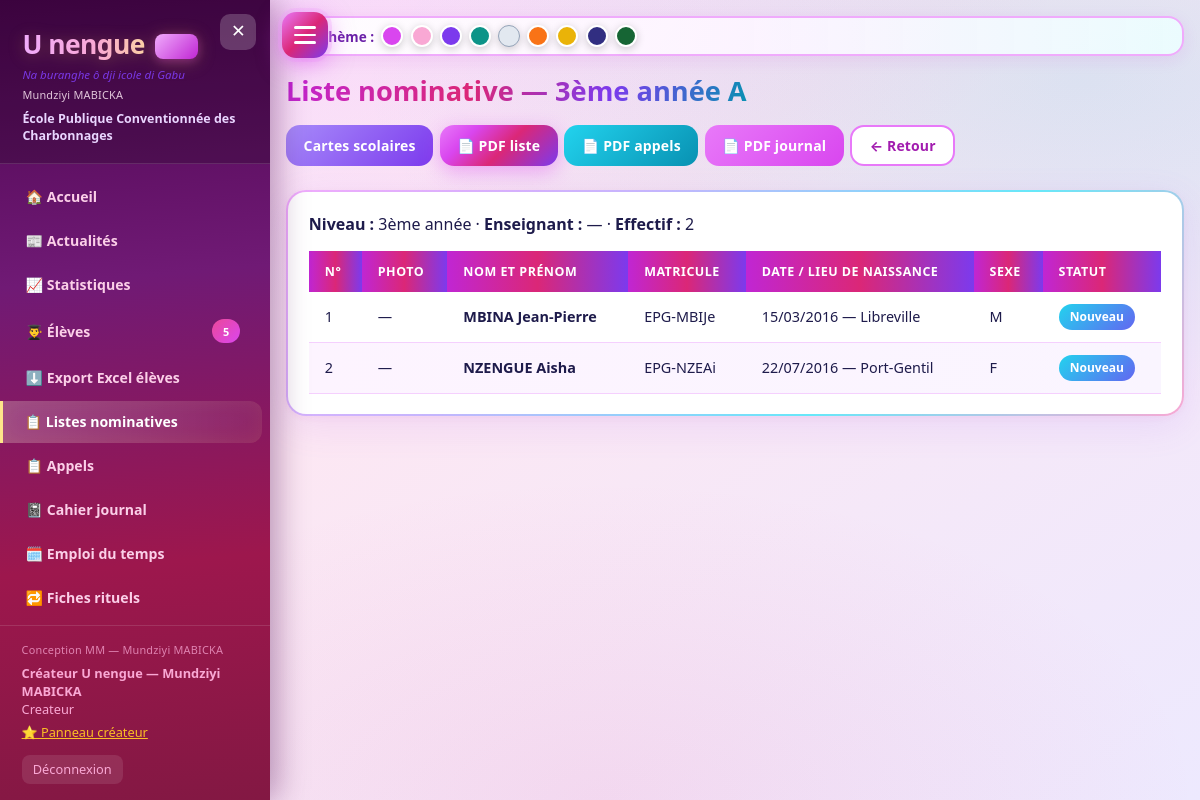
/listes/classe/11 (signed in), run on the app's committed database.
### app.py (models this page shows)
class SchoolSettings(db.Model):
    id = db.Column(db.Integer, primary_key=True)
    tenant_id = db.Column(db.Integer, db.ForeignKey('tenant.id'), nullable=True, index=True)
    school_name = db.Column(db.String(200), default='École Primaire')
    address = db.Column(db.String(300), default='')
    phone = db.Column(db.String(50), default='')
    email = db.Column(db.String(120), default='')
    province = db.Column(db.String(100), default='')
    circonscription = db.Column(db.String(100), default='')
    director_name = db.Column(db.String(120), default='')
    annee_scolaire = db.Column(db.String(20), default='2025-2026')
    sms_enabled = db.Column(db.Boolean, default=False)
    sms_provider = db.Column(db.String(50), default='twilio')  # twilio / manuel
    sms_account_sid = db.Column(db.String(120), default='')
    sms_auth_token = db.Column(db.String(120), default='')
    sms_from_number = db.Column(db.String(30), default='')
    smtp_enabled = db.Column(db.Boolean, default=False)
    smtp_host = db.Column(db.String(120), default='smtp.gmail.com')
    smtp_port = db.Column(db.Integer, default=587)
    smtp_user = db.Column(db.String(120), default='')
    smtp_password = db.Column(db.String(200), default='')
    smtp_from = db.Column(db.String(120), default='')
    smtp_use_tls = db.Column(db.Boolean, default=True)
    logo_path = db.Column(db.String(300), default='')
    logo2_path = db.Column(db.String(300), default='')
    logo3_path = db.Column(db.String(300), default='')
    logo4_path = db.Column(db.String(300), default='')

class ClassRoom(db.Model):
    id = db.Column(db.Integer, primary_key=True)
    tenant_id = db.Column(db.Integer, db.ForeignKey('tenant.id'), nullable=True, index=True)
    name = db.Column(db.String(80), nullable=False)
    level = db.Column(db.String(30))  # 1ère année ... 5ème année
    teacher = db.Column(db.String(120))
    students = db.relationship('Student', backref='classroom', lazy=True)

class Student(db.Model):
    id = db.Column(db.Integer, primary_key=True)
    tenant_id = db.Column(db.Integer, db.ForeignKey('tenant.id'), nullable=True, index=True)
    matricule = db.Column(db.String(50), unique=True)
    last_name = db.Column(db.String(80), nullable=False)
    first_name = db.Column(db.String(80), nullable=False)
    birth_date = db.Column(db.Date)
    birth_place = db.Column(db.String(150))  # Lieu de naissance
    gender = db.Column(db.String(10))
    class_id = db.Column(db.Integer, db.ForeignKey('class_room.id'))
    parent_name = db.Column(db.String(120))
    parent_phone = db.Column(db.String(50))
    parent_relation = db.Column(db.String(30), default='Père')
    address = db.Column(db.String(200))
    photo_path = db.Column(db.String(300))
    status = db.Column(db.String(20), default='Nouveau')  # Nouveau / Redoublant
    nationality = db.Column(db.String(50), default='Gabonaise')
    provenance = db.Column(db.String(50), default='meme_ecole')
    parent_pin = db.Column(db.String(20), default='')  # code espace parents
    is_handicapped = db.Column(db.Boolean, default=False)
    is_primal = db.Column(db.Boolean, default=False)  # Primaux arrivés
    cep_selected = db.Column(db.Boolean, default=False)
    cep_admis = db.Column(db.Boolean, default=False)
    annee_inscription = db.Column(db.String(20), default='2025-2026')
    created_at = db.Column(db.DateTime, default=datetime.utcnow)
    @property
    def full_name(self):
        return f"{self.last_name} {self.first_name}"

### app.py (the view)
@app.route('/listes/classe/<int:id>')
@login_required
def liste_classe(id):
    room = scoped_query(ClassRoom).get_or_404(id)
    tc = teacher_class_filter()
    if tc and tc != id:
        flash('Accès réservé à votre classe uniquement.', 'danger')
        return redirect(url_for('listes'))
    students = scoped_query(Student).filter_by(class_id=id).order_by(Student.last_name).all()
    return render_template('liste_classe.html', room=room, students=students)

### app.py (called while the page is built, shortened)
def login_required(f):
    @wraps(f)
    def decorated(*args, **kwargs):
        if 'user_id' not in session:
            flash('Veuillez vous connecter.', 'warning')
            return redirect(url_for('login'))
        return f(*args, **kwargs)
    return decorated

def scoped_query(model):
    q = model.query
    if not hasattr(model, 'tenant_id'):
        return q
    if session.get('is_creator') and not session.get('view_tenant_id'):
        return q  # créateur voit tout
    tid = current_tenant_id()
    if tid is None:
        return q.filter(model.tenant_id == -1)  # rien
    return q.filter(model.tenant_id == tid)

def teacher_class_filter():
    if session.get('role') == 'Enseignant':
        return session.get('class_id')
    return None

@app.before_request
def before_request_migrate():
    global _schema_ready

@app.context_processor
def inject_globals():
    try:
        settings = scoped_query(SchoolSettings).first()
        students_count = scoped_query(Student).count()
    except Exception:
        settings = None
        students_count = 0
    return dict(settings=settings, students_count=students_count,
                mastery_class=mastery_class, COMPETENCES=COMPETENCES,
                NIVEAUX=NIVEAUX, PALIERS=PALIERS,
                theme=session.get('theme', 'fuchsia'))

### templates/liste_classe.html (shortened to what this page needs)
{% extends "base.html" %}
{% block content %}
<div class="page-header">
    <h2>Liste nominative — {{ room.name }}</h2>
    <div class="btn-group">
        <a href="{{ url_for('cartes_classe', id=room.id) }}" class="btn btn-purple">Cartes scolaires</a>
        <a href="{{ url_for('classe_pdf', class_id=room.id) }}" class="btn btn-primary">📄 PDF liste</a>
        <a href="{{ url_for('appels_pdf', class_id=room.id) }}" class="btn btn-info">📄 PDF appels</a>
        <a href="{{ url_for('cahier_pdf', class_id=room.id) }}" class="btn btn-fuchsia">📄 PDF journal</a>
        <a href="{{ url_for('listes') }}" class="btn btn-outline">← Retour</a>
    </div>
</div>
<div class="card">
    <p style="margin-bottom:1rem"><strong>Niveau :</strong> {{ room.level }} · <strong>Enseignant :</strong> {{ room.teacher or '—' }} · <strong>Effectif :</strong> {{ students|length }}</p>
    <div class="table-wrap">
        <table>
            <thead><tr><th>N°</th><th>Photo</th><th>Nom et Prénom</th><th>Matricule</th><th>Date / Lieu de naissance</th><th>Sexe</th><th>Statut</th></tr></thead>
            <tbody>
            {% for s in students %}
            <tr>
                <td>{{ loop.index }}</td>
                <td>{% if s.photo_path %}<img src="{{ url_for('static', filename=s.photo_path) }}" style="width:36px;height:42px;object-fit:cover;border-radius:4px">{% else %}—{% endif %}</td>
                <td><strong>{{ s.full_name }}</strong></td>
                <td>{{ s.matricule or '—' }}</td>
                <td>{{ s.birth_date.strftime('%d/%m/%Y') if s.birth_date else '—' }} — {{ s.birth_place or '' }}</td>
                <td>{{ s.gender or '—' }}</td>
                <td><span class="badge badge-info">{{ s.status }}</span></td>
            </tr>
            {% else %}
            <tr><td colspan="7" style="text-align:center;padding:2rem">Aucun élève</td></tr>
            {% endfor %}
            </tbody>
        </table>
    </div>
</div>
{% endblock %}

### templates/base.html (shortened to what this page needs)
<!DOCTYPE html>
<html lang="fr" data-theme="{{ theme|default("fuchsia") }}">
<head>
    <link rel="stylesheet" href="{{ url_for('static', filename='css/style.css') }}">
</head>
<body>
    <button type="button" class="menu-fab" id="menuToggle" aria-label="Menu">
        <span></span><span></span><span></span>
    </button>
    <aside class="sidebar" id="sidebar">
        <div class="sidebar-header">
            <button type="button" class="menu-close" id="menuClose" aria-label="Fermer">✕</button>
            <h1>U nengue <span class="mm-badge">MM</span></h1>
            <div class="subtitle">Na buranghe ô dji icole di Gabu</div>
            <div class="mm-credit" style="opacity:0.85;margin-top:0.25rem">Mundziyi MABICKA</div>
            <div class="school-name">{{ settings.school_name if settings else 'École Primaire' }}</div>
        </div>
        <nav class="sidebar-nav">
            <a href="{{ url_for('dashboard') }}" class="nav-item {% if request.endpoint == 'dashboard' %}active{% endif %}">🏠 Accueil</a>
            <a href="{{ url_for('actualites') }}" class="nav-item {% if request.endpoint and 'actualite' in request.endpoint %}active{% endif %}">📰 Actualités</a>
            <a href="{{ url_for('statistiques') }}" class="nav-item {% if request.endpoint and 'statistique' in request.endpoint %}active{% endif %}">📈 Statistiques</a>
            <a href="{{ url_for('eleves') }}" class="nav-item {% if 'eleve' in (request.endpoint or '') %}active{% endif %}">👨‍🎓 Élèves <span class="badge">{{ students_count }}</span></a>
            <a href="{{ url_for('export_eleves_xlsx') }}" class="nav-item">⬇️ Export Excel élèves</a>
            <a href="{{ url_for('listes') }}" class="nav-item {% if 'liste' in (request.endpoint or '') %}active{% endif %}">📋 Listes nominatives</a>
            <a href="{{ url_for('appels') }}" class="nav-item {% if request.endpoint and 'appel' in request.endpoint %}active{% endif %}">📋 Appels</a>
            <a href="{{ url_for('cahier_journal') }}" class="nav-item {% if request.endpoint and 'cahier' in request.endpoint %}active{% endif %}">📓 Cahier journal</a>
            <a href="{{ url_for('emploi_du_temps') }}" class="nav-item {% if request.endpoint and 'emploi' in (request.endpoint or '') %}active{% endif %}">🗓️ Emploi du temps</a>
            <a href="{{ url_for('fiches_rituels') }}" class="nav-item {% if request.endpoint and 'rituel' in (request.endpoint or '') %}active{% endif %}">🔁 Fiches rituels</a>
            <a href="{{ url_for('fiches_preparation') }}" class="nav-item {% if request.endpoint and 'preparation' in (request.endpoint or '') %}active{% endif %}">📝 Préparations</a>
        </nav>
        <div class="sidebar-footer">
            <div class="mm-credit">Conception MM — Mundziyi MABICKA</div>
            <div><strong>{{ session.get('full_name', '') }}</strong></div>
            <div>{{ session.get('role', '') }}</div>
            {% if session.get('is_creator') %}
            <a href="{{ url_for('createur_panel_alias') }}" class="creator-link" style="color:#fbbf24;display:block;margin:0.35rem 0">⭐ Panneau créateur</a>
            {% endif %}
            <a href="{{ url_for('logout') }}" class="sidebar-logout">Déconnexion</a>
        </div>
    </aside>
    <main class="main" id="mainContent">
        <div class="theme-bar-top">
            <span>🎨 Thème :</span>
            <a href="{{ url_for('set_theme', name='fuchsia') }}" class="theme-dot" style="background:#d946ef" title="Fuchsia"></a>
            <a href="{{ url_for('set_theme', name='maternelle-pastel') }}" class="theme-dot" style="background:#f9a8d4" title="Maternelle"></a>
            <a href="{{ url_for('set_theme', name='mauve-spatial') }}" class="theme-dot" style="background:#7c3aed" title="Mauve"></a>
            <a href="{{ url_for('set_theme', name='emeraude-mer') }}" class="theme-dot" style="background:#0d9488" title="Émeraude"></a>
            <a href="{{ url_for('set_theme', name='cristal-miranda') }}" class="theme-dot" style="background:#e2e8f0;border:1px solid #94a3b8" title="Cristal"></a>
            <a href="{{ url_for('set_theme', name='orange-vert') }}" class="theme-dot" style="background:#f97316" title="Orange"></a>
            <a href="{{ url_for('set_theme', name='soleil-or') }}" class="theme-dot" style="background:#eab308" title="Soleil"></a>
            <a href="{{ url_for('set_theme', name='nuit-indigo') }}" class="theme-dot" style="background:#312e81" title="Indigo"></a>
            <a href="{{ url_for('set_theme', name='foret-okoume') }}" class="theme-dot" style="background:#166534" title="Forêt"></a>
        </div>
        <div class="page-body">
            {% block content %}{% endblock %}
        </div>
    </main>
</body>
</html>

### data on the page
SchoolSettings: school_name "École Publique Conventionnée des Charbonnages"
ClassRoom: name "3ème année A", level "3ème année", teacher "—"
Student: full_name "MBINA Jean-Pierre", matricule "EPG-MBIJe", birth_date "15/03/2016", birth_place "Libreville", gender "M", status "Nouveau"
Student: full_name "NZENGUE Aisha", matricule "EPG-NZEAi", birth_date "22/07/2016", birth_place "Port-Gentil", gender "F", status "Nouveau"

### other printed values
{{ students_count }} "5"
{{ session.get('full_name', '') }} "Créateur U nengue — Mundziyi MABICKA"
{{ session.get('role', '') }} "Createur"
{{ students|length }} "2"
